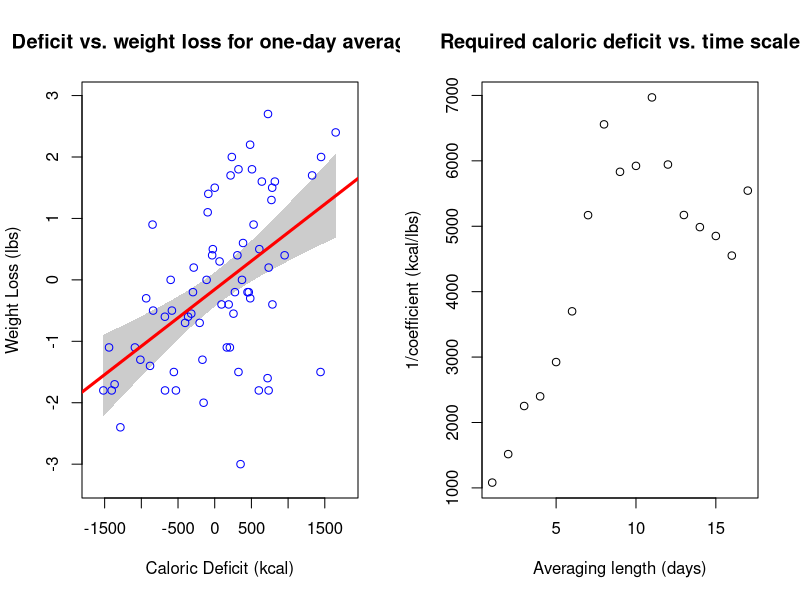

The R source for this figure:
## ---- chunk 1
wldata <- read.csv('CPdata.csv')
input <- data.frame(defspan = 1, lossspan = 1, lag = 0)
N <- 68 - max(input$lossspan + input$lag, input$defspan) + 1
procdf <- data.frame(Deficit = rep(0,N), Loss = rep(0,N))
for (j in 1:N){
  procdf[j,1] = mean(wldata[(j+input$lag):(j+input$defspan-1+input$lag),1])
  procdf[j,2] = mean(wldata[j:(j+input$lossspan-1),2])}
mod <- lm(Loss~Deficit, procdf)
summary(mod)$coefficients
## ---- chunk 2
newdef <- seq(min(wldata$Deficit),max(wldata$Deficit),length.out=100)
preds <- predict(mod, newdata=data.frame(Deficit=newdef), interval='confidence') 

par(mfrow=c(1,2))
plot(procdf$Deficit,procdf$Loss,type="n",xlab="Caloric Deficit (kcal)",
       ylab = "Weight Loss (lbs)",xlim = c(1.1*min(wldata$Deficit),1.1*max(wldata$Deficit)),
       ylim = c(1.1*min(wldata$Loss),1.1*max(wldata$Loss)),
     main = "Deficit vs. weight loss for one-day averages", cex = 4
     )

polygon(c(rev(newdef),newdef),c(rev(preds[,3]),preds[,2]),col='grey80',border=NA)
points(procdf$Deficit,procdf$Loss,col="blue" )
abline(mod,col="red",lwd=3)
        
oneovercoeff <- c(1081.227,1516.678,2251.963,2399.597,2923.915,3699.472,5169.815,6557.824,5832.355,5922.983,6969.808,5943.782,5172.052,4986.96,4851.375,4551.48,5544.624)
plot(1:17,oneovercoeff,xlab="Averaging length (days)", ylab="1/coefficient (kcal/lbs)",main="Required caloric deficit vs. time scale")
